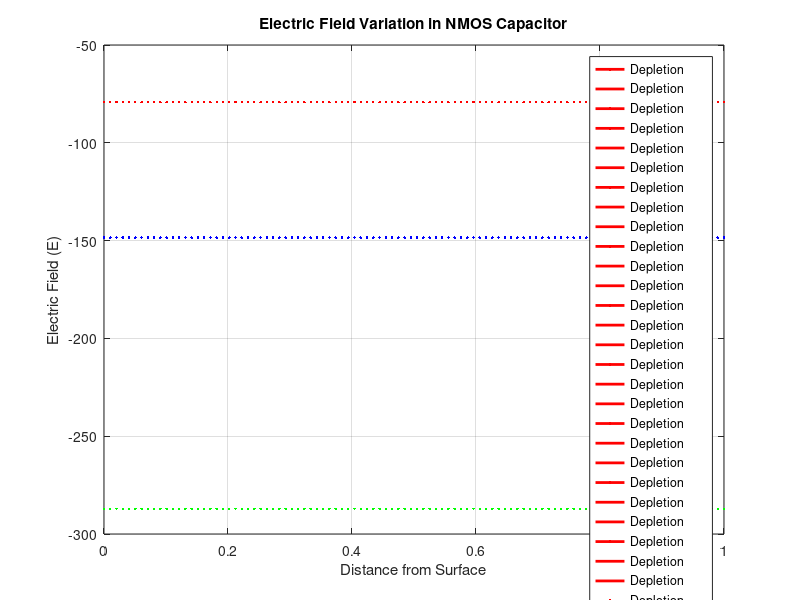

The MATLAB script that drew this image:
% NMOS Capacitor Parameters
Vg = 2;          % Gate voltage
Vth = 0.5;       % Threshold voltage
Vfb = 0.7;       % Flat-band voltage
phiF = 0.7;      % Fermi potential

% Calculate surface potential for depletion, inversion, and accumulation
psi_depletion = Vg - Vth - Vfb;
psi_inversion = Vg - Vth;
psi_accumulation = Vg - Vth + 2*phiF;

% Distance from the surface (arbitrary units)
x = linspace(0, 1, 100);

% Oxide capacitance per unit area (arbitrary units)
Cox = 1;

% Electric field calculations
E_depletion = -1/Cox * diff([0, psi_depletion]) / (x(2) - x(1));
E_inversion = -1/Cox * diff([0, psi_inversion]) / (x(2) - x(1));
E_accumulation = -1/Cox * diff([0, psi_accumulation]) / (x(2) - x(1));

% Plotting
figure;
plot(x, E_depletion, 'r', 'LineWidth', 2, 'DisplayName', 'Depletion');
hold on;
plot(x, E_inversion, 'b', 'LineWidth', 2, 'DisplayName', 'Inversion');
plot(x, E_accumulation, 'g', 'LineWidth', 2, 'DisplayName', 'Accumulation');
xlabel('Distance from Surface');
ylabel('Electric Field (E)');
title('Electric Field Variation in NMOS Capacitor');
legend('Location', 'Best');
grid on;
hold off;
